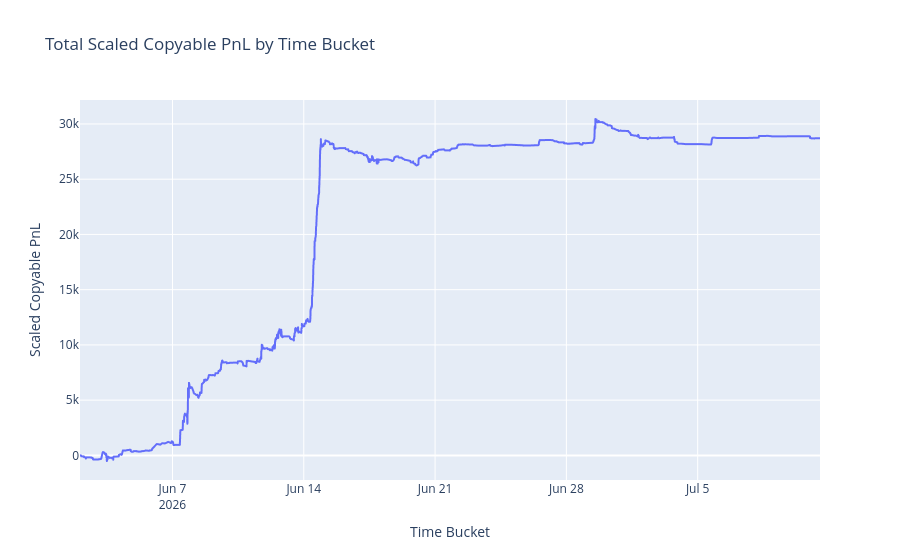

The code cell stored with this chart in its notebook:
### Code cell
import plotly.express as px

# Aggregate by bucket
bucket_pnl = df.groupby('bucket')['scaled_copyable_pnl'].sum().reset_index()
bucket_pnl['scaled_copyable_pnl'] = bucket_pnl['scaled_copyable_pnl'].cumsum()

# Plot with Plotly
fig = px.line(
    bucket_pnl,
    x='bucket',
    y='scaled_copyable_pnl',
    title='Total Scaled Copyable PnL by Time Bucket',
    labels={'bucket': 'Time Bucket', 'scaled_copyable_pnl': 'Scaled Copyable PnL'}
)
fig.show()

### Figure 1 — Plotly figure (JSON) as saved in the notebook; plotly's stock layout.template omitted (floating-point values rounded to 4 significant figures; data arrays with more than 128 entries replaced by an {"elided": "..."} marker saying what was removed)
{"data": [{"hovertemplate": "Time Bucket=%{x}<br>Scaled Copyable PnL=%{y}<extra></extra>", "legendgroup": "", "line": {"color": "#636efa", "dash": "solid"}, "marker": {"symbol": "circle"}, "mode": "lines", "name": "", "showlegend": false, "type": "scattergl", "x": {"elided": "1119 str values"}, "xaxis": "x", "y": {"elided": "1119 float values"}, "yaxis": "y"}], "layout": {"legend": {"tracegroupgap": 0}, "title": {"text": "Total Scaled Copyable PnL by Time Bucket"}, "xaxis": {"anchor": "y", "domain": [0, 1], "title": {"text": "Time Bucket"}}, "yaxis": {"anchor": "x", "domain": [0, 1], "title": {"text": "Scaled Copyable PnL"}}}}
